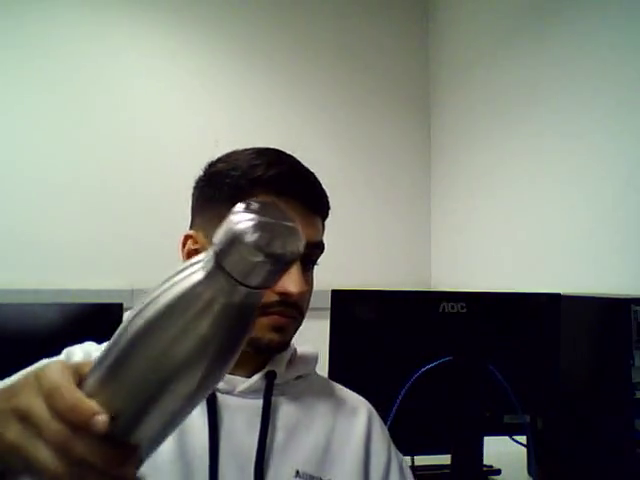
#> input picture frame 65 of relatorios/lab_3/stereo-camera/data-lab/stereoR.mp4, 640 x 480 px, given in place of stereoL.mp4, which was not available
$ python movie3d_writer.py
#> lines starting #> are read from the running program, lines starting #| are printed output that depends on the picture
import numpy as np
import cv2

# IDs dos vídeos de entrada
CamL_id = "data-lab/stereoR.mp4"
CamR_id = "data-lab/stereoL.mp4"

CamL = cv2.VideoCapture(CamL_id)
CamR = cv2.VideoCapture(CamR_id)

print("Reading parameters ......")
cv_file = cv2.FileStorage("improved_params2.xml", cv2.FILE_STORAGE_READ)

Left_Stereo_Map_x = cv_file.getNode("Left_Stereo_Map_x").mat()
Left_Stereo_Map_y = cv_file.getNode("Left_Stereo_Map_y").mat()
Right_Stereo_Map_x = cv_file.getNode("Right_Stereo_Map_x").mat()
Right_Stereo_Map_y = cv_file.getNode("Right_Stereo_Map_y").mat()
cv_file.release()

output_video = cv2.VideoWriter('3d_output_video.avi',
                               cv2.VideoWriter_fourcc(*'MJPG'),
                               30,
                               (700, 700))

while True:
    retR, imgR = CamR.read()
#> imgR is the input picture: shape (480, 640, 3); mean B, G, R 115.1, 123.9, 119.7
    retL, imgL = CamL.read()

    if retL and retR:
        imgR_gray = cv2.cvtColor(imgR, cv2.COLOR_BGR2GRAY)
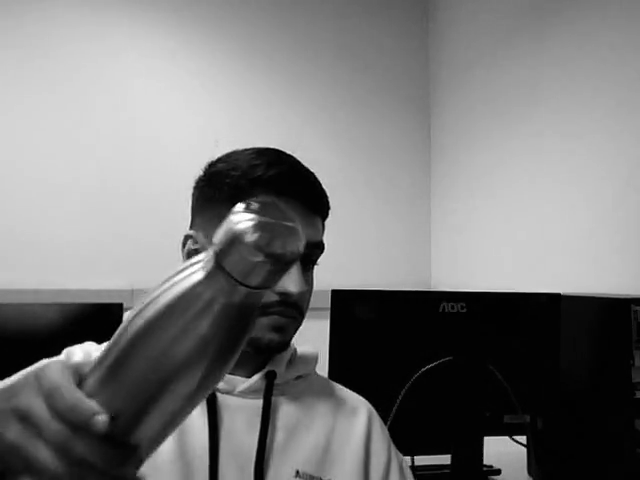
#> imgR_gray: shape (480, 640); min 0, max 255, mean 121.6
        imgL_gray = cv2.cvtColor(imgL, cv2.COLOR_BGR2GRAY)

#> (the run stopped early here; a loop or call above may not have finished)

$ run again, starting later in the video
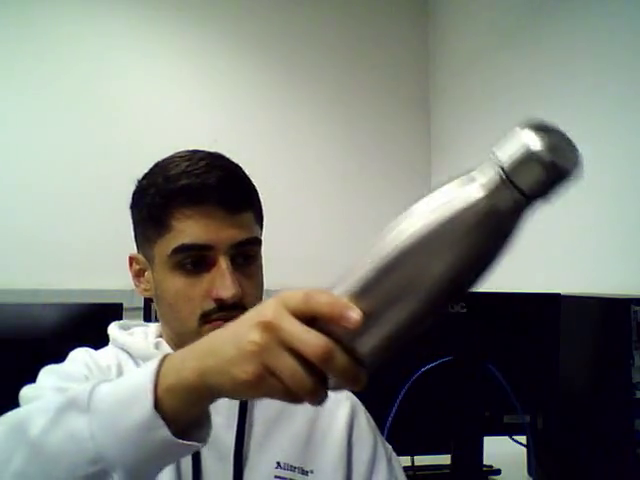
#> input picture frame 294 of relatorios/lab_3/stereo-camera/data-lab/stereoR.mp4, 640 x 480 px, given in place of stereoL.mp4, which was not available
#> imgR is the input picture: shape (480, 640, 3); mean B, G, R 124.1, 132.5, 128.9
#> `imgR_gray = cv2.cvtColor(imgR, cv2.COLOR_BGR2GRAY)`:
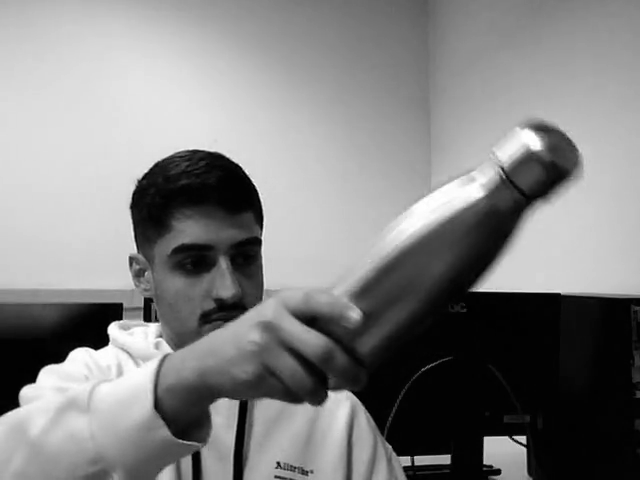
#> imgR_gray: shape (480, 640); min 0, max 255, mean 130.4

$ run again, starting later in the video
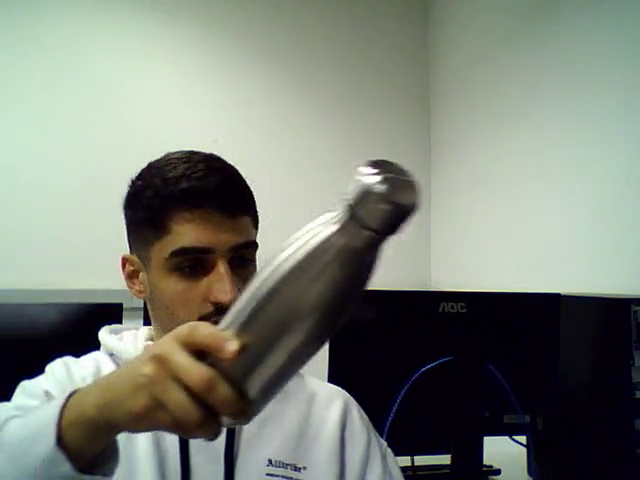
#> input picture frame 524 of relatorios/lab_3/stereo-camera/data-lab/stereoR.mp4, 640 x 480 px, given in place of stereoL.mp4, which was not available
#> imgR is the input picture: shape (480, 640, 3); mean B, G, R 119.9, 130.5, 124.8
#> `imgR_gray = cv2.cvtColor(imgR, cv2.COLOR_BGR2GRAY)`:
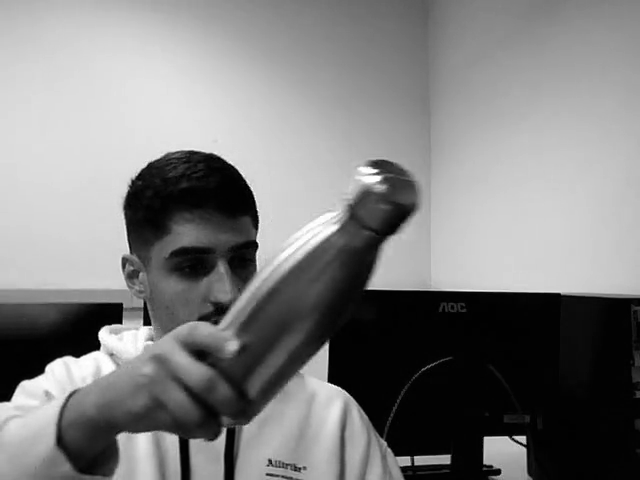
#> imgR_gray: shape (480, 640); min 0, max 255, mean 127.6
